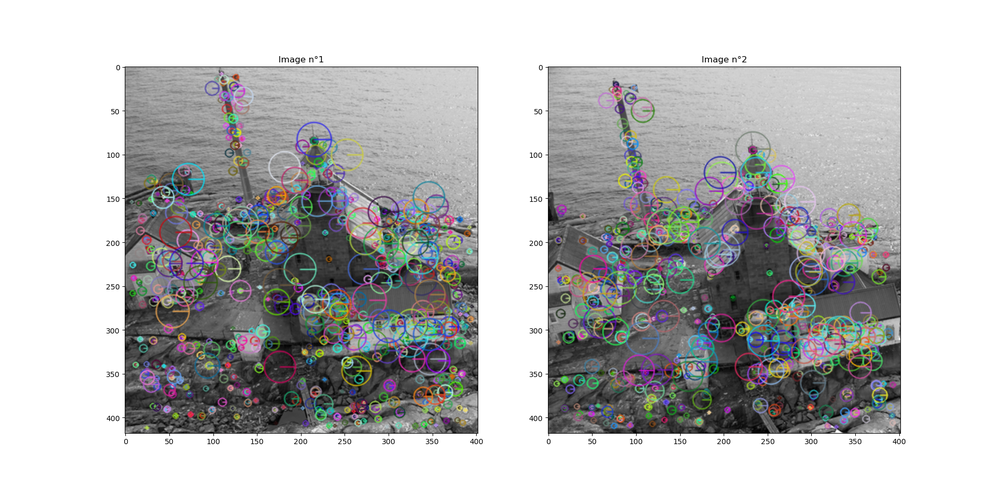
#> input picture imgs/Q6_kaze.png, 1000 x 495 px, shrunk from 1907 x 944 before the run, given in place of torb_small1.png, which was not available
$ python q9.py
#> lines starting #> are read from the running program, lines starting #| are printed output that depends on the picture; pictures that were not available may be replaced by others from this repository, and a replacement may not be noted
import cv2
import numpy as np
import argparse


img1 = cv2.imread("../Image_Pairs/torb_small1.png", 0)
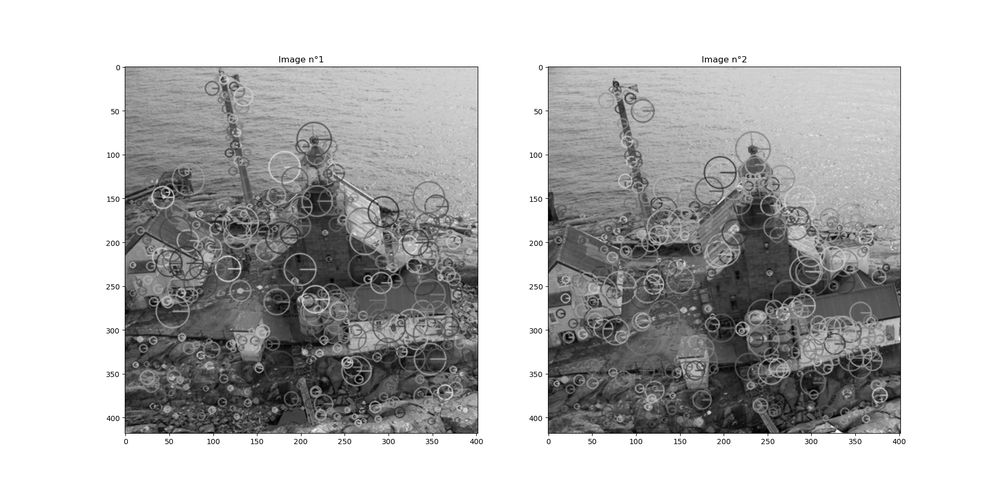
#> img1: shape (495, 1000); min 0, max 255, mean 184.6
rows, cols = img1.shape
#> rows = 495; cols = 1000


M = cv2.getRotationMatrix2D((cols/2, rows/2), 10, 1)
M[0, 2] += 20
img2 = cv2.warpAffine(img1, M, (cols, rows))
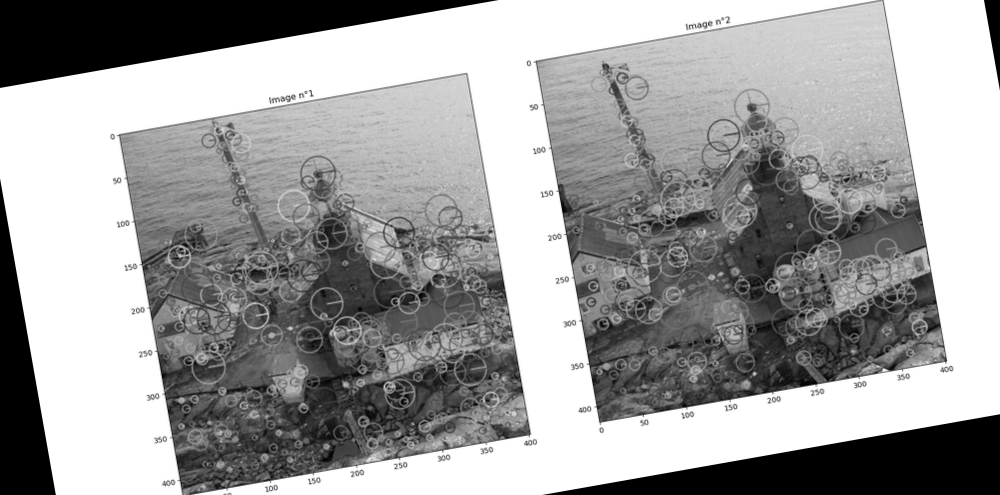
#> img2: shape (495, 1000); min 0, max 255, mean 158.8


orb = cv2.ORB_create(nfeatures=500)
kp1, des1 = orb.detectAndCompute(img1, None)
#> kp1 = 500 keypoints; strongest (x, y, size): (899, 433, 31), (298, 62, 31), (837, 431, 31), (476, 433, 31)
kp2, des2 = orb.detectAndCompute(img2, None)
#> kp2 = 500 keypoints; strongest (x, y, size): (945, 361, 31), (600, 422, 31), (600, 421, 37.2), (944, 360, 37.2)

bf = cv2.BFMatcher(cv2.NORM_HAMMING, crossCheck=True)
matches = bf.match(des1, des2)
#> matches = 279 matches


correct_matches = 0
dist_threshold = 3.0

for m in matches:

    p1 = kp1[m.queryIdx].pt

    p2 = kp2[m.trainIdx].pt


    expected_p2 = np.dot(M, (p1[0], p1[1], 1))


    error = np.sqrt((expected_p2[0] - p2[0])**2 + (expected_p2[1] - p2[1])**2)

    if error < dist_threshold:
        correct_matches += 1
#> this loop made 279 passes
#> (p1, p2, expected_p2, error) on passes 1 to 12: ((541, 154), (558, 234), [544.1, 148.3], 86.81), ((320, 56), (310, 90), [309.5, 90.17], 0.545), ((298, 62), (289, 100), [288.9, 99.9], 0.177), ((116, 67), (110.4, 135.6), [110.5, 136.4], 0.828), ((678, 439), (729, 405), [728.5, 405.2], 0.486), ((675, 443), (726, 410), [726.3, 409.6], 0.461), ((312, 61), (303, 96), [302.5, 96.48], 0.714), ((309, 58), (299, 94), [299, 94.05], 0.046), ((837, 431), (883, 370), [883.7, 369.7], 0.806), ((710, 412), (755, 373), [755.4, 373], 0.376), ((109, 419), (119, 226), [164.7, 484.3], 262.3), ((118, 112), (120, 181), [120.3, 180.4], 0.667)
#> error on passes 62, 63, 64, 67, 68, 69: 1.01, 0.486, 0.299, 0.872, 0.357, 0.988
#> after the loop, correct_matches = 233

precision = (correct_matches / len(matches)) * 100 if len(matches) > 0 else 0
#> precision = 83.51
print(f"Total Matches: {len(matches)}")
#| Total Matches: 279
print(f"Matches Correctos (Inliers): {correct_matches}")
#| Matches Correctos (Inliers): 233
print(f"Precisión: {precision:.2f}%")
#| Precisión: 83.51%

out_img = cv2.drawMatches(img1, kp1, img2, kp2, matches, None, flags=2)
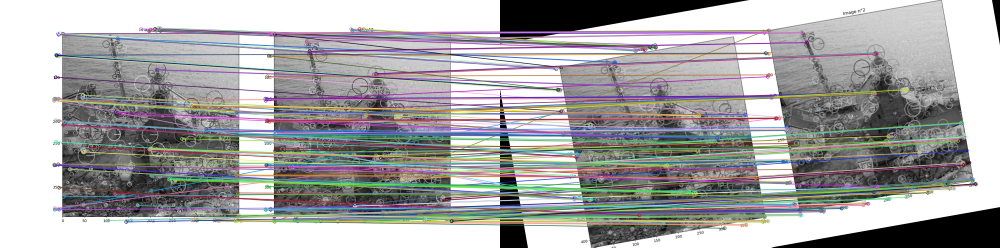
#> out_img: shape (495, 2000, 3) (shown at 1/2 size); mean of channels 0, 1, 2 166.8, 166.2, 166.8; drawn as B, G, R

out_path = "q9_validation_orb.png"
cv2.imwrite(out_path, out_img)
print(f"Imagen de validación guardada en: {out_path}")

# Si quieres verla ahora mismo:
import matplotlib.pyplot as plt
plt.imshow(out_img)
plt.title(f"Evaluación Q9: Precisión {precision:.2f}%")
plt.show()
